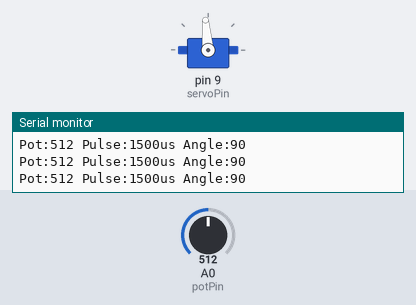
Recording of a sketch running on a simulated Arduino Uno, built with avr-gcc and run on an emulated ATmega328P. On the bench: servo, the last lines printed to the serial monitor. Wiring (inferred from the names in the program): servo: signal pin 9. The test bench sets the inputs (shaded band); at power-on: A0 (potPin) = 512. Servo pulses on a pin are drawn as a servo (544–2400 µs = 0–180°).

Above: at 1.2 s.
1.3 s: A0 (potPin) set to 610
At 2.2 s:
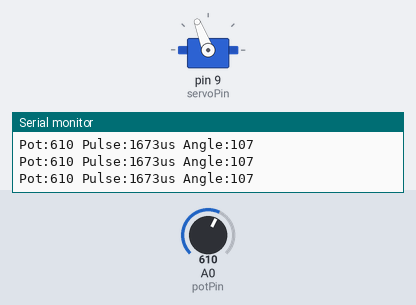
2.8 s: A0 (potPin) set to 306
At 3.2 s:
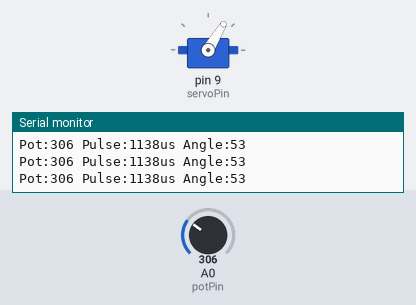
4.3 s: A0 (potPin) set to 246
At 4.9 s:
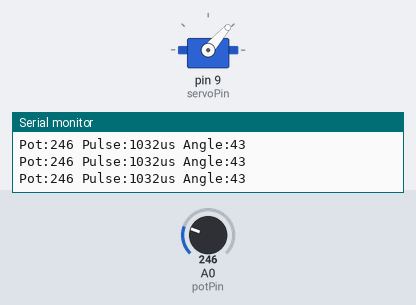
7.3 s: A0 (potPin) set to 210
At 8.3 s:
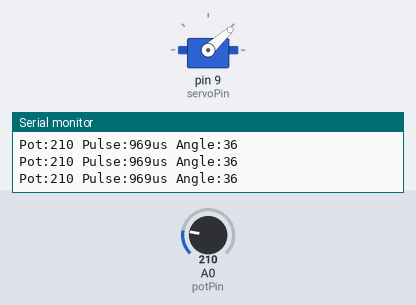
8.8 s: A0 (potPin) set to 105
At 9.3 s:
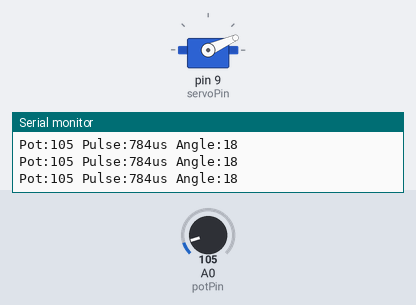
10.3 s: A0 (potPin) set to 94
Timing chart, 0 to 13.3 s (numbered marks = the images above; inputs shaded):
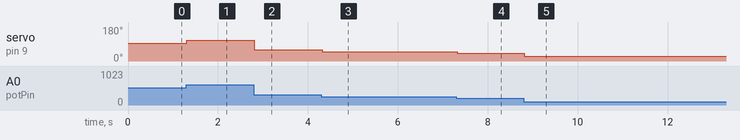

Measured:
- after the input at 1.3 s, servo on pin 9 (servoPin): 95° → 111° at once
- after the input at 2.8 s, servo on pin 9 (servoPin): 111° → 59° at once
- after the input at 4.3 s, servo on pin 9 (servoPin): 59° → 49° at once
- after the input at 7.3 s, servo on pin 9 (servoPin): 49° → 42° at once
- after the input at 8.8 s, servo on pin 9 (servoPin): 42° → 24° at once

The sketch:

Exercise1_PotServo.ino
```cpp
const int potPin = A0;
const int servoPin = 9;

// 0 degrees = 600us, 180 degrees = 2400us
const int pulseMin = 600;
const int pulseMax = 2400;
const int period = 20000;     // 20ms

void setup() {
  pinMode(servoPin, OUTPUT);
  Serial.begin(9600);
  Serial.println("Lab 6 Ex1 - Turn the potentiometer");
}

void loop() {
  int potValue = analogRead(potPin);           // 0 to 1023
  int pulseWidth = map(potValue, 0, 1023, pulseMin, pulseMax);
  int angle = map(potValue, 0, 1023, 0, 180);

  // Send PWM pulse
  digitalWrite(servoPin, HIGH);
  delayMicroseconds(pulseWidth);
  digitalWrite(servoPin, LOW);
  delayMicroseconds(period - pulseWidth);

  // Print to Serial Monitor
  Serial.print("Pot:");
  Serial.print(potValue);
  Serial.print(" Pulse:");
  Serial.print(pulseWidth);
  Serial.print("us Angle:");
  Serial.println(angle);

  delay(15);
}
```
